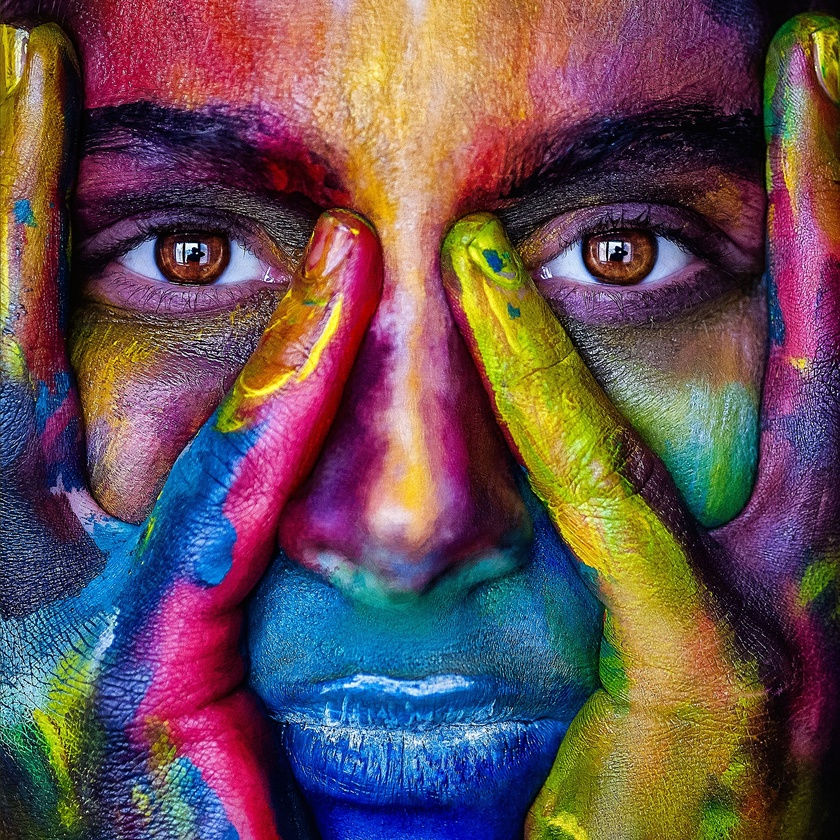
#> input picture _images/portrait.jpg, 840 x 840 px, shrunk from 1920 x 1920 before the run
$ python code.py
#> lines starting #> are read from the running program, lines starting #| are printed output that depends on the picture
from PIL import Image
from PIL import ImageOps
from PIL import ImageEnhance

im = Image.open("../../_images/portrait.jpg").convert("L")
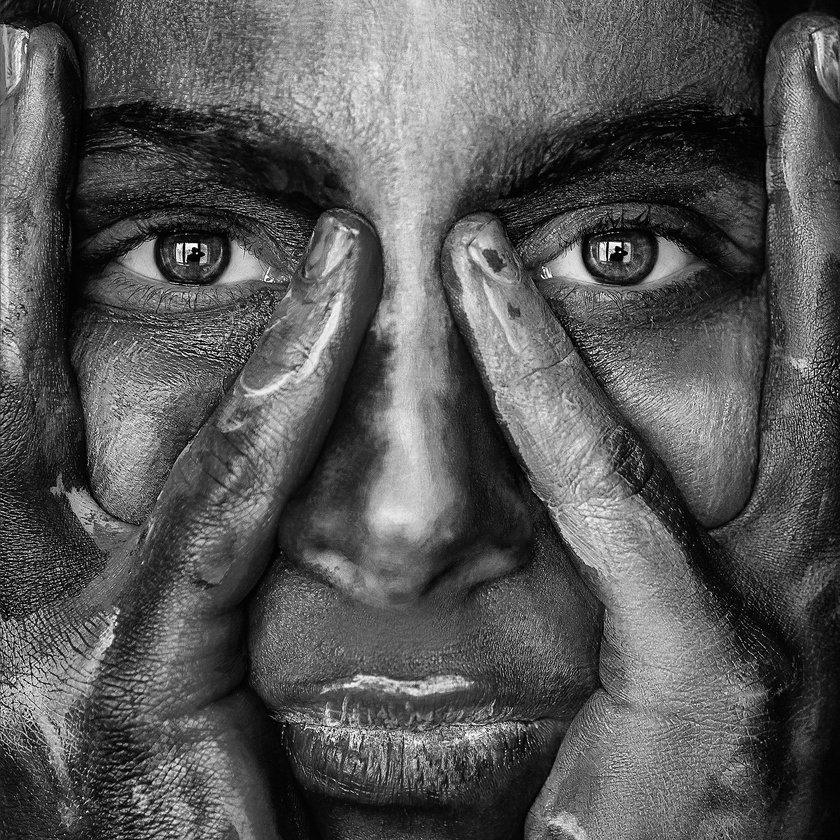
#> im: PIL image 840x840 L; min 0, max 255, mean 87.5

im = ImageOps.colorize(im, (255, 0, 0), (0, 255, 0), )
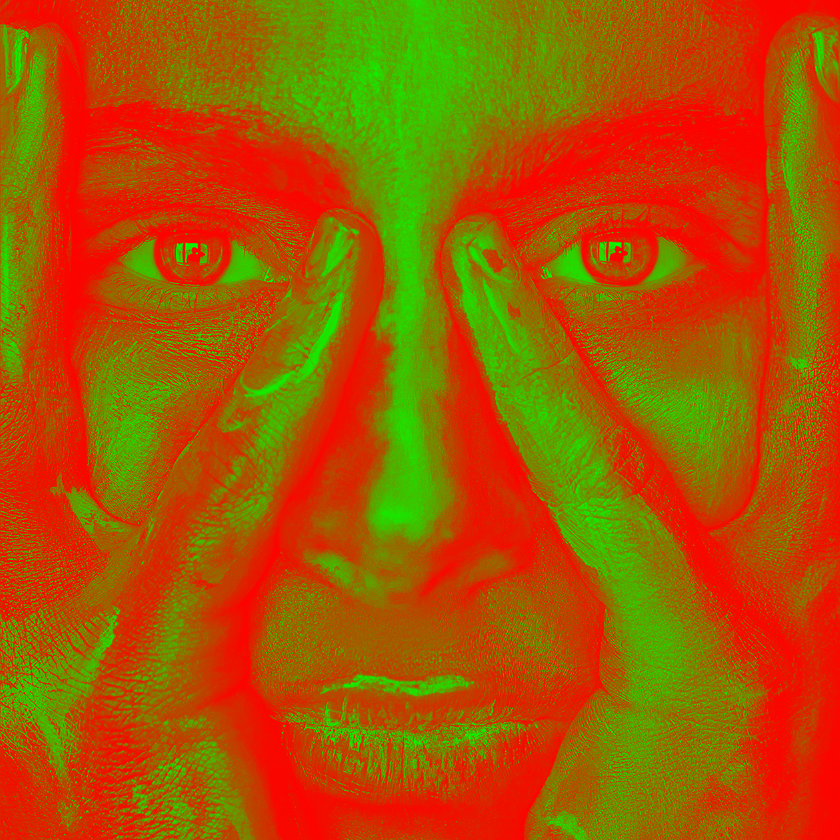
#> im: PIL image 840x840 RGB; mean R, G, B 167.5, 87.5, 0
im = ImageEnhance.Contrast(im).enhance(3)
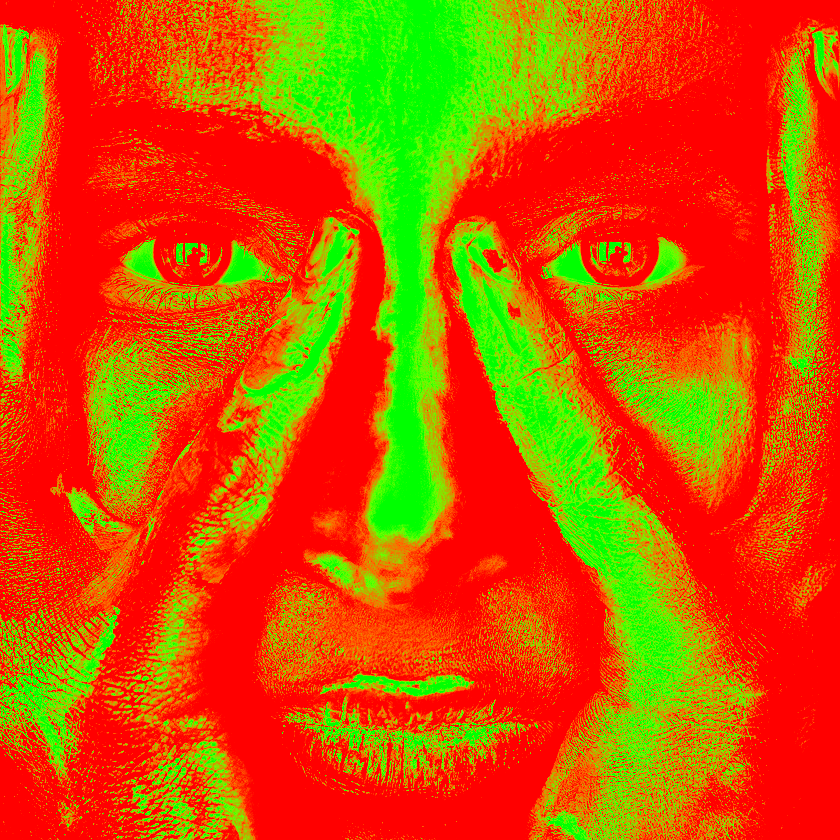
#> im: PIL image 840x840 RGB; mean R, G, B 205.7, 88.6, 0
im = ImageEnhance.Color(im).enhance(0.5)
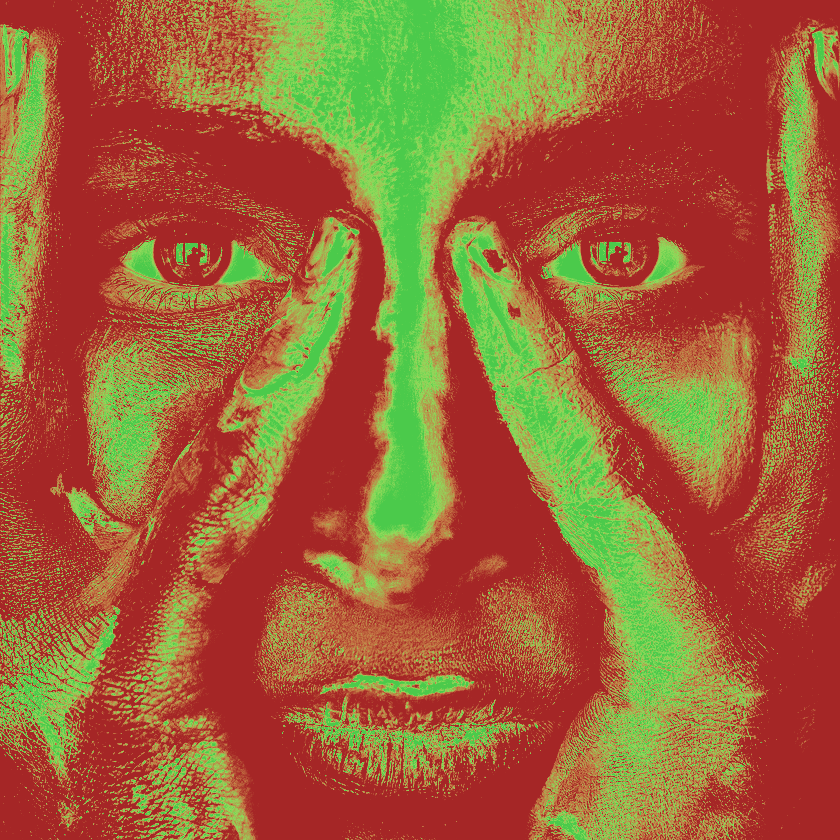
#> im: PIL image 840x840 RGB; mean R, G, B 159.2, 100.9, 56.6
im.show()

$ run again, with _images/noiretblanc.jpg copied over _images/portrait.jpg
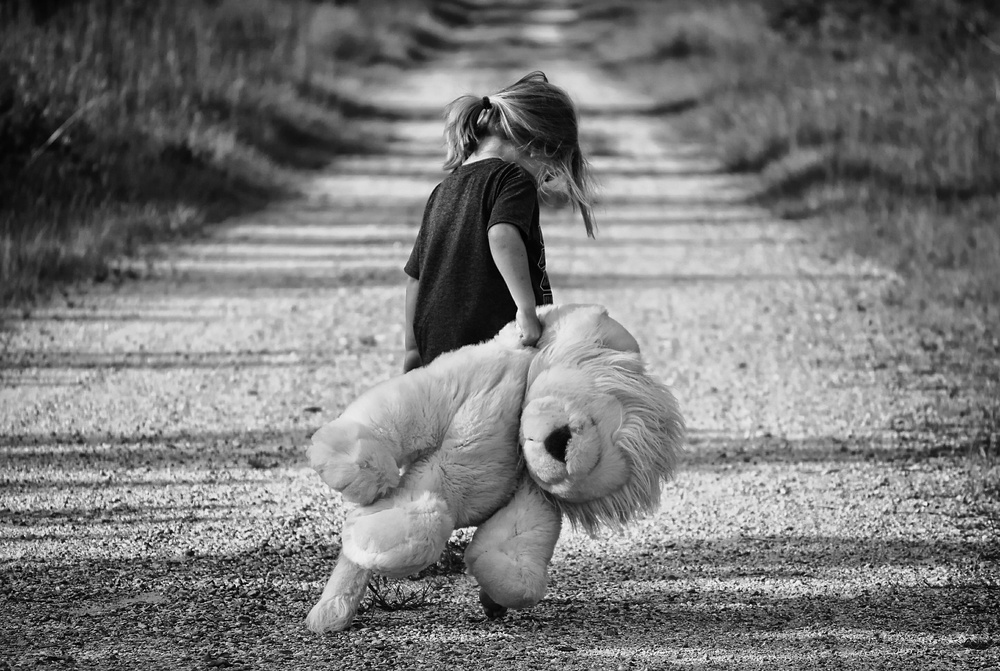
#> input picture _images/noiretblanc.jpg, 1000 x 671 px, shrunk from 1920 x 1288 before the run
#> `im = ImageEnhance.Contrast(im).enhance(3)`:
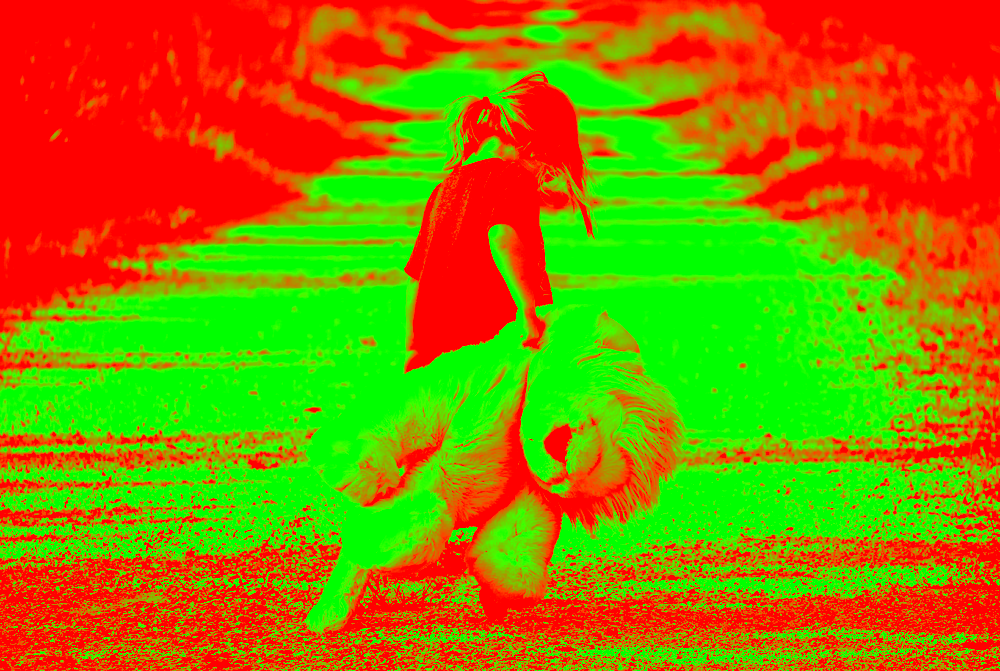
#> im: PIL image 1000x671 RGB; mean R, G, B 151.6, 132, 0
#> `im = ImageEnhance.Color(im).enhance(0.5)`:
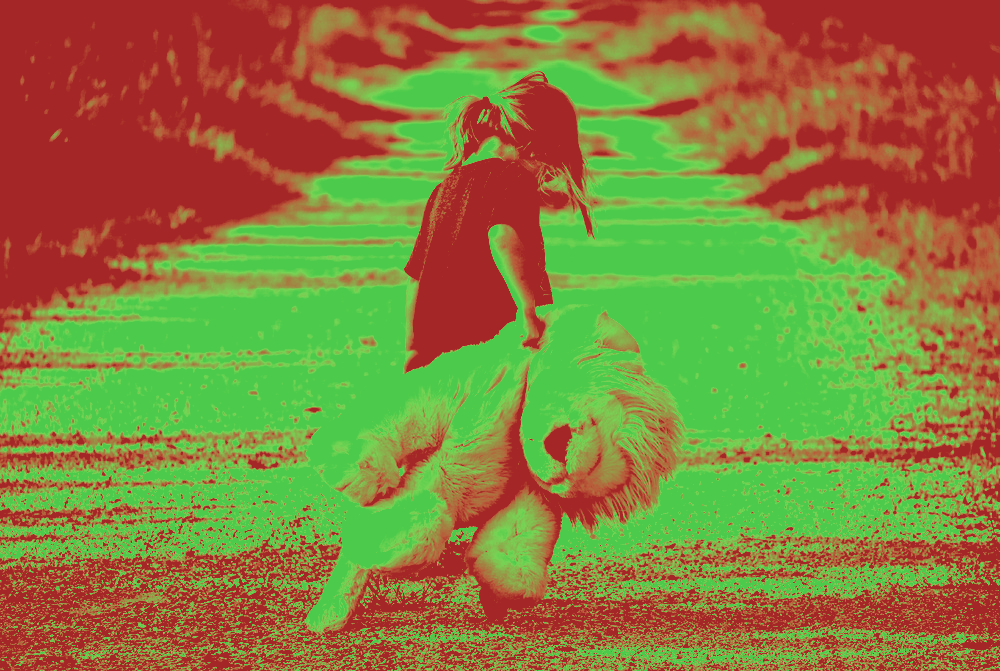
#> im: PIL image 1000x671 RGB; mean R, G, B 137, 127.2, 61.3

$ run again, with _images/rose.jpg copied over _images/portrait.jpg
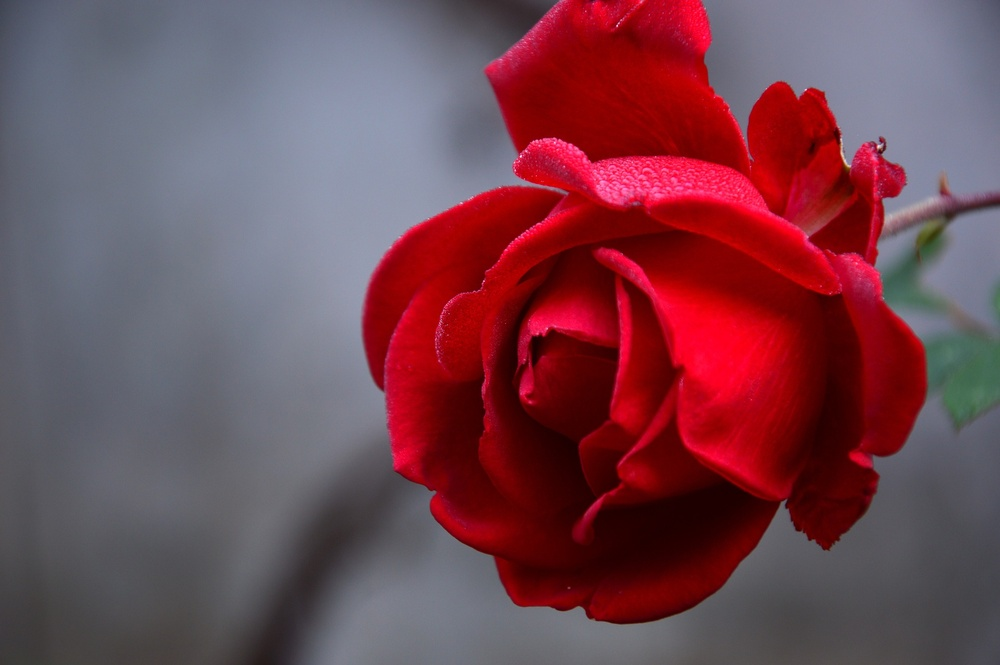
#> input picture _images/rose.jpg, 1000 x 665 px, shrunk from 1920 x 1276 before the run
#> `im = ImageEnhance.Contrast(im).enhance(3)`:
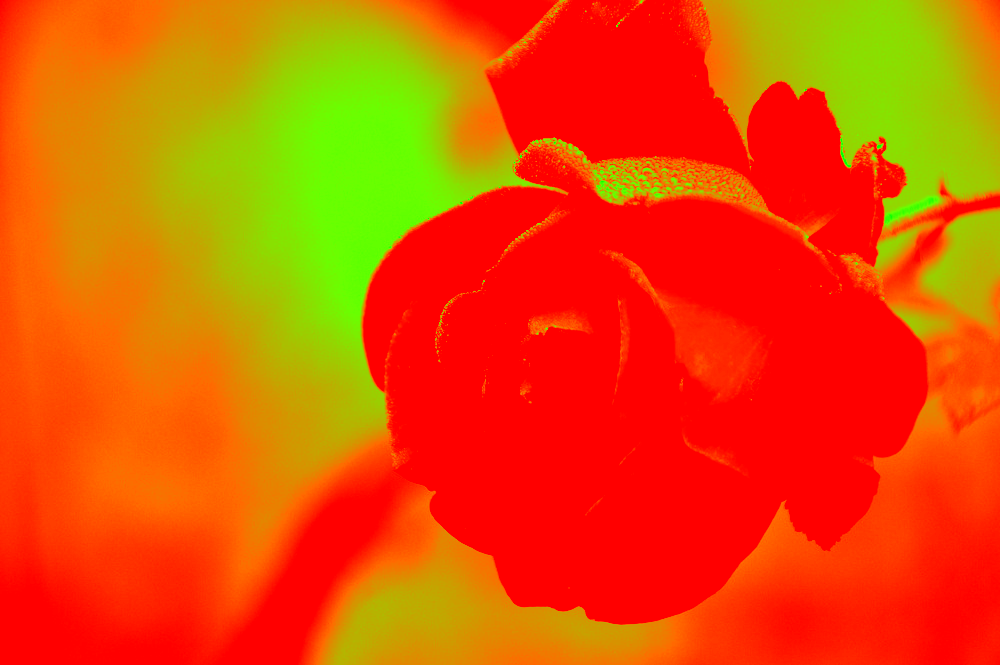
#> im: PIL image 1000x665 RGB; mean R, G, B 229.4, 81.5, 0
#> `im = ImageEnhance.Color(im).enhance(0.5)`:
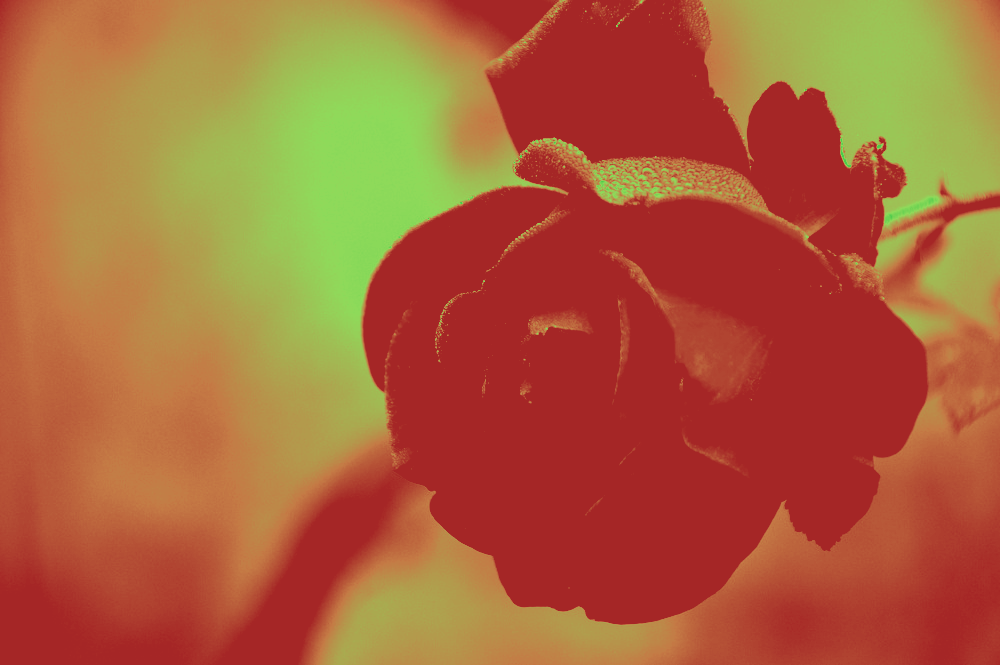
#> im: PIL image 1000x665 RGB; mean R, G, B 172.5, 98.7, 58

$ run again, with _images/sunset.jpg copied over _images/portrait.jpg
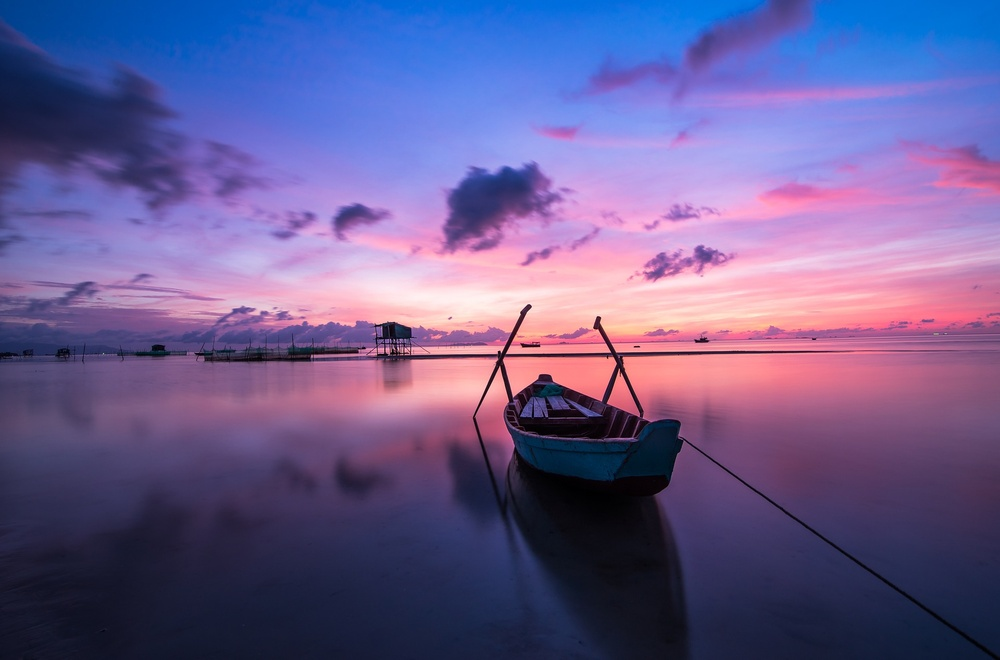
#> input picture _images/sunset.jpg, 1000 x 660 px, shrunk from 1920 x 1267 before the run
#> `im = ImageEnhance.Contrast(im).enhance(3)`:
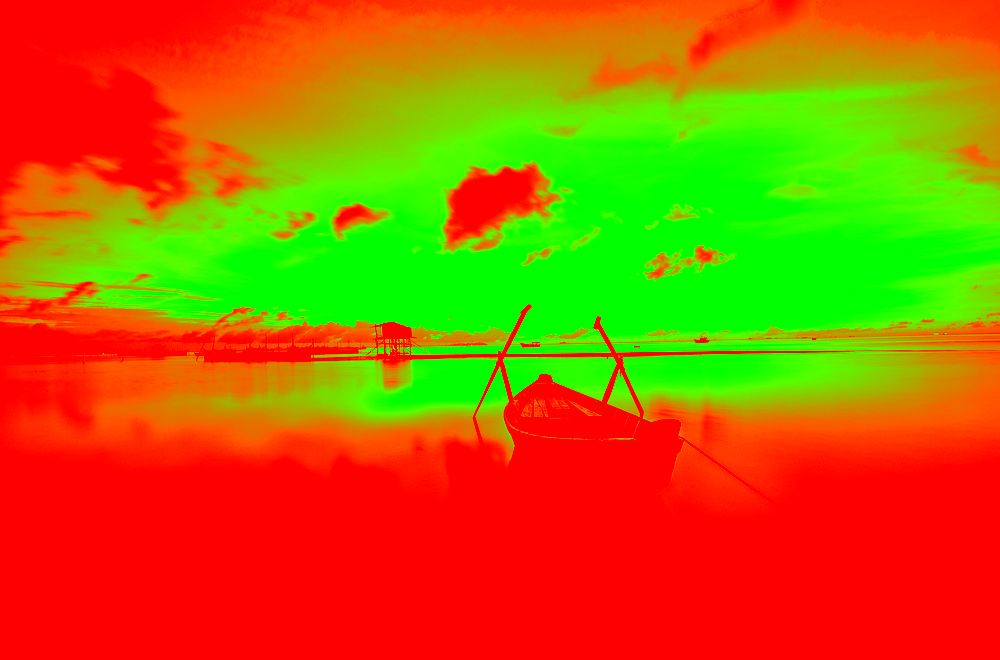
#> im: PIL image 1000x660 RGB; mean R, G, B 182.6, 107.9, 0
#> `im = ImageEnhance.Color(im).enhance(0.5)`:
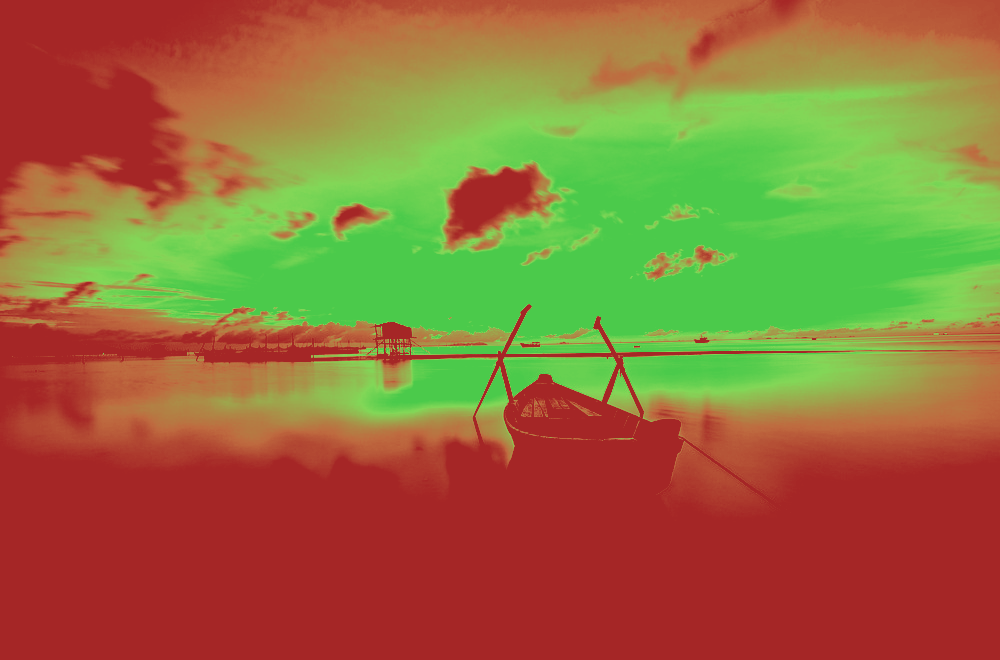
#> im: PIL image 1000x660 RGB; mean R, G, B 150, 112.7, 58.8
